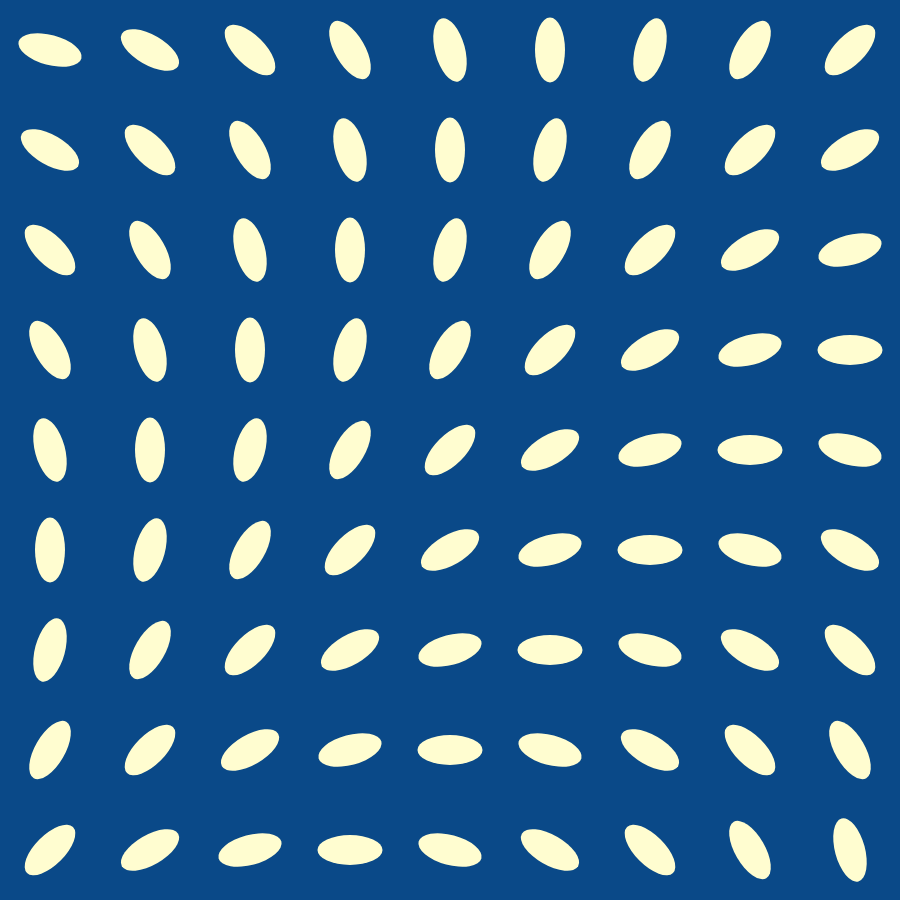
Frame 1 (no input)
Frame 2 (the mouse pressed at the canvas centre, redrawn once): identical to frame 1, image omitted

The p5.js sketch that drew this single still picture (run headless with seeded random() and noise() and a simulated clock; the mouse was pressed at the canvas centre and the sketch redrawn once):

// p5.js sketch
// ── sketch.js
let nx = 9; // Unit cell along x 
let ny = 9; // Unit cell along y
let total_width = 900;
let total_height = 900;
unit_width = total_width / nx;
unit_height = total_width / ny;

function setup() {
  createCanvas(nx * unit_width, ny * unit_height);
  noLoop();
}

function draw() {
  background(0);
  for (let i = 0; i < nx; i++) {
    for (let j = 0; j < ny; j++) {
      // Select the parameters
      let color_bg = color(10, 73, 136);
      let color_shape = color(255, 253, 208);
      // Draw the unit cell
      unit_cell(i * unit_width, j * unit_height,
        unit_width, unit_height, color_bg, color_shape);
    }
  }
}

function unit_cell(x, y, width, height, color_bg, color_shape) {
  push();
  noStroke();
  translate(x + 0.5 * width, y + 0.5 * height);
  // Background
  fill(color_bg); // Fill with random grayscale value
  rect(-0.5 * width, -0.5 * height, width, height);
  // Shape
  fill(color_shape); // Fill with random grayscale value

  // Draw ellipse
  ellipseMode(RADIUS);
  let my_angle = 0.75 * PI * (x + 0.5 * width + y + 0.5 * height) / (total_width);
  rotate(my_angle);
  ellipse(0, 0, 0.325 * width, 0.15 * height);

  pop();
}

function get_random_int(max) {
  return Math.floor(Math.random() * max);
}
